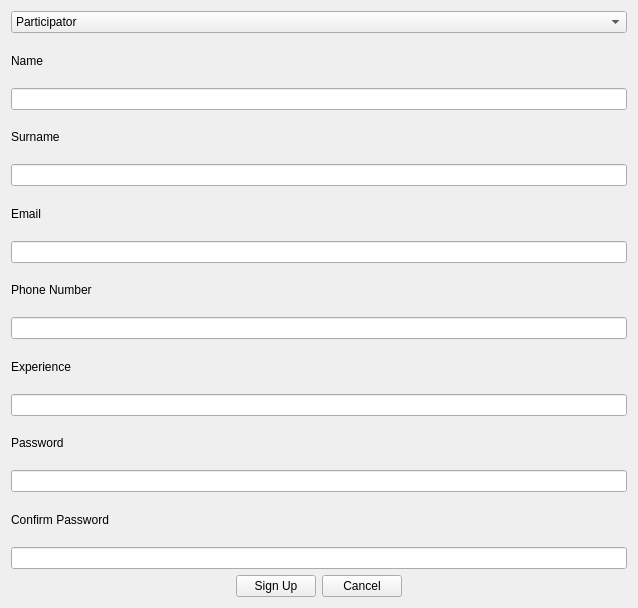
<?xml version="1.0" encoding="UTF-8"?>
<ui version="4.0">
 <class>SignUp</class>
 <widget class="QWidget" name="SignUp">
  <property name="geometry">
   <rect>
    <x>0</x>
    <y>0</y>
    <width>638</width>
    <height>608</height>
   </rect>
  </property>
  <property name="windowTitle">
   <string>Sign Up</string>
  </property>
  <layout class="QVBoxLayout" name="verticalLayout_8">
   <item>
    <widget class="QComboBox" name="userComboBox">
     <item>
      <property name="text">
       <string>Participator</string>
      </property>
     </item>
     <item>
      <property name="text">
       <string>Seller</string>
      </property>
     </item>
     <item>
      <property name="text">
       <string>Expert</string>
      </property>
     </item>
    </widget>
   </item>
   <item>
    <layout class="QVBoxLayout" name="verticalLayout_2">
     <item>
      <widget class="QLabel" name="nameLabel">
       <property name="text">
        <string>Name</string>
       </property>
      </widget>
     </item>
     <item>
      <widget class="QLineEdit" name="nameLineEdit"/>
     </item>
    </layout>
   </item>
   <item>
    <layout class="QVBoxLayout" name="verticalLayout">
     <item>
      <layout class="QHBoxLayout" name="horizontalLayout_2">
       <item>
        <widget class="QLabel" name="surnameLabel">
         <property name="text">
          <string>Surname</string>
         </property>
        </widget>
       </item>
      </layout>
     </item>
     <item>
      <widget class="QLineEdit" name="surnameLineEdit"/>
     </item>
    </layout>
   </item>
   <item>
    <layout class="QVBoxLayout" name="verticalLayout_3">
     <item>
      <widget class="QLabel" name="emailLabel">
       <property name="text">
        <string>Email</string>
       </property>
      </widget>
     </item>
     <item>
      <widget class="QLineEdit" name="emailLineEdit">
       <property name="layoutDirection">
        <enum>Qt::LayoutDirection::LeftToRight</enum>
       </property>
       <property name="inputMethodHints">
        <set>Qt::InputMethodHint::ImhEmailCharactersOnly</set>
       </property>
       <property name="dragEnabled">
        <bool>false</bool>
       </property>
      </widget>
     </item>
    </layout>
   </item>
   <item>
    <layout class="QVBoxLayout" name="verticalLayout_7">
     <item>
      <widget class="QLabel" name="phoneLabel">
       <property name="text">
        <string>Phone Number</string>
       </property>
      </widget>
     </item>
     <item>
      <widget class="QLineEdit" name="phoneLineEdit"/>
     </item>
    </layout>
   </item>
   <item>
    <layout class="QVBoxLayout" name="verticalLayout_6">
     <item>
      <widget class="QLabel" name="experienceLabel">
       <property name="text">
        <string>Experience</string>
       </property>
      </widget>
     </item>
     <item>
      <widget class="QLineEdit" name="experienceLineEdit"/>
     </item>
    </layout>
   </item>
   <item>
    <layout class="QVBoxLayout" name="verticalLayout_4">
     <item>
      <widget class="QLabel" name="passwordLabel">
       <property name="text">
        <string>Password</string>
       </property>
      </widget>
     </item>
     <item>
      <widget class="QLineEdit" name="passwordLineEdit">
       <property name="inputMethodHints">
        <set>Qt::InputMethodHint::ImhHiddenText|Qt::InputMethodHint::ImhNoAutoUppercase|Qt::InputMethodHint::ImhNoPredictiveText|Qt::InputMethodHint::ImhSensitiveData</set>
       </property>
       <property name="echoMode">
        <enum>QLineEdit::EchoMode::Password</enum>
       </property>
      </widget>
     </item>
    </layout>
   </item>
   <item>
    <layout class="QVBoxLayout" name="verticalLayout_5">
     <item>
      <widget class="QLabel" name="confirmLabel">
       <property name="text">
        <string>Confirm Password</string>
       </property>
      </widget>
     </item>
     <item>
      <widget class="QLineEdit" name="confirmLineEdit">
       <property name="inputMethodHints">
        <set>Qt::InputMethodHint::ImhHiddenText|Qt::InputMethodHint::ImhLatinOnly|Qt::InputMethodHint::ImhNoAutoUppercase|Qt::InputMethodHint::ImhNoPredictiveText|Qt::InputMethodHint::ImhSensitiveData</set>
       </property>
       <property name="echoMode">
        <enum>QLineEdit::EchoMode::Password</enum>
       </property>
      </widget>
     </item>
    </layout>
   </item>
   <item>
    <layout class="QHBoxLayout" name="horizontalLayout_4">
     <item>
      <spacer name="horizontalSpacer">
       <property name="orientation">
        <enum>Qt::Orientation::Horizontal</enum>
       </property>
       <property name="sizeHint" stdset="0">
        <size>
         <width>40</width>
         <height>20</height>
        </size>
       </property>
      </spacer>
     </item>
     <item>
      <layout class="QHBoxLayout" name="horizontalLayout">
       <item>
        <widget class="QPushButton" name="signUpButton">
         <property name="text">
          <string>Sign Up</string>
         </property>
        </widget>
       </item>
       <item>
        <widget class="QPushButton" name="cancelButton">
         <property name="text">
          <string>Cancel</string>
         </property>
        </widget>
       </item>
      </layout>
     </item>
     <item>
      <spacer name="horizontalSpacer_2">
       <property name="orientation">
        <enum>Qt::Orientation::Horizontal</enum>
       </property>
       <property name="sizeHint" stdset="0">
        <size>
         <width>40</width>
         <height>20</height>
        </size>
       </property>
      </spacer>
     </item>
    </layout>
   </item>
  </layout>
 </widget>
 <resources/>
 <connections/>
</ui>
